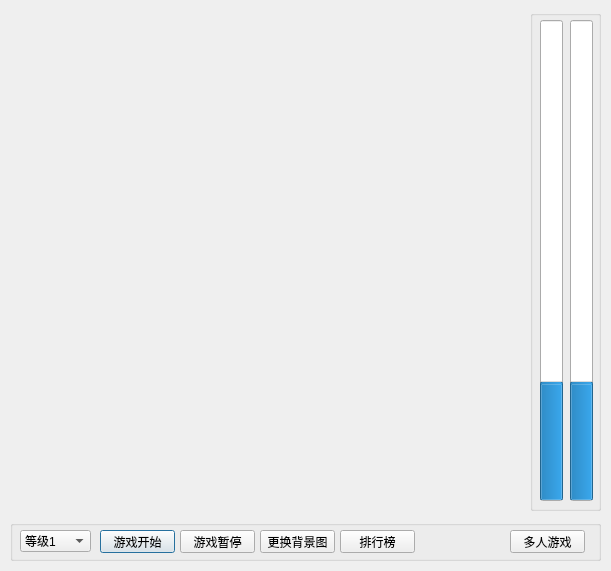
<?xml version="1.0" encoding="UTF-8"?>
<ui version="4.0">
 <class>Dialog</class>
 <widget class="QDialog" name="Dialog">
  <property name="geometry">
   <rect>
    <x>0</x>
    <y>0</y>
    <width>611</width>
    <height>571</height>
   </rect>
  </property>
  <property name="windowTitle">
   <string>Dialog</string>
  </property>
  <widget class="QGroupBox" name="groupBox_2">
   <property name="geometry">
    <rect>
     <x>530</x>
     <y>10</y>
     <width>71</width>
     <height>501</height>
    </rect>
   </property>
   <property name="title">
    <string/>
   </property>
   <widget class="QProgressBar" name="progressBar_2">
    <property name="geometry">
     <rect>
      <x>40</x>
      <y>10</y>
      <width>23</width>
      <height>481</height>
     </rect>
    </property>
    <property name="value">
     <number>24</number>
    </property>
    <property name="orientation">
     <enum>Qt::Vertical</enum>
    </property>
   </widget>
   <widget class="QProgressBar" name="progressBar">
    <property name="geometry">
     <rect>
      <x>10</x>
      <y>10</y>
      <width>23</width>
      <height>481</height>
     </rect>
    </property>
    <property name="value">
     <number>24</number>
    </property>
    <property name="orientation">
     <enum>Qt::Vertical</enum>
    </property>
    <property name="textDirection">
     <enum>QProgressBar::TopToBottom</enum>
    </property>
   </widget>
  </widget>
  <widget class="QGroupBox" name="groupBox_3">
   <property name="geometry">
    <rect>
     <x>10</x>
     <y>520</y>
     <width>591</width>
     <height>41</height>
    </rect>
   </property>
   <property name="title">
    <string/>
   </property>
   <widget class="QComboBox" name="comboBox">
    <property name="geometry">
     <rect>
      <x>10</x>
      <y>10</y>
      <width>71</width>
      <height>22</height>
     </rect>
    </property>
    <item>
     <property name="text">
      <string>等级1</string>
     </property>
    </item>
    <item>
     <property name="text">
      <string>等级2</string>
     </property>
    </item>
    <item>
     <property name="text">
      <string>等级3</string>
     </property>
    </item>
   </widget>
   <widget class="QPushButton" name="pushButton">
    <property name="geometry">
     <rect>
      <x>90</x>
      <y>10</y>
      <width>75</width>
      <height>23</height>
     </rect>
    </property>
    <property name="text">
     <string>游戏开始</string>
    </property>
   </widget>
   <widget class="QPushButton" name="pushButton_2">
    <property name="geometry">
     <rect>
      <x>500</x>
      <y>10</y>
      <width>75</width>
      <height>23</height>
     </rect>
    </property>
    <property name="text">
     <string>多人游戏</string>
    </property>
   </widget>
   <widget class="QPushButton" name="pushButton_3">
    <property name="geometry">
     <rect>
      <x>330</x>
      <y>10</y>
      <width>75</width>
      <height>23</height>
     </rect>
    </property>
    <property name="text">
     <string>排行榜</string>
    </property>
   </widget>
   <widget class="QPushButton" name="pushButton_4">
    <property name="geometry">
     <rect>
      <x>250</x>
      <y>10</y>
      <width>75</width>
      <height>23</height>
     </rect>
    </property>
    <property name="text">
     <string>更换背景图</string>
    </property>
   </widget>
   <widget class="QPushButton" name="pushButton_5">
    <property name="geometry">
     <rect>
      <x>170</x>
      <y>10</y>
      <width>75</width>
      <height>23</height>
     </rect>
    </property>
    <property name="text">
     <string>游戏暂停</string>
    </property>
   </widget>
  </widget>
 </widget>
 <layoutdefault spacing="6" margin="11"/>
 <resources/>
 <connections/>
</ui>
